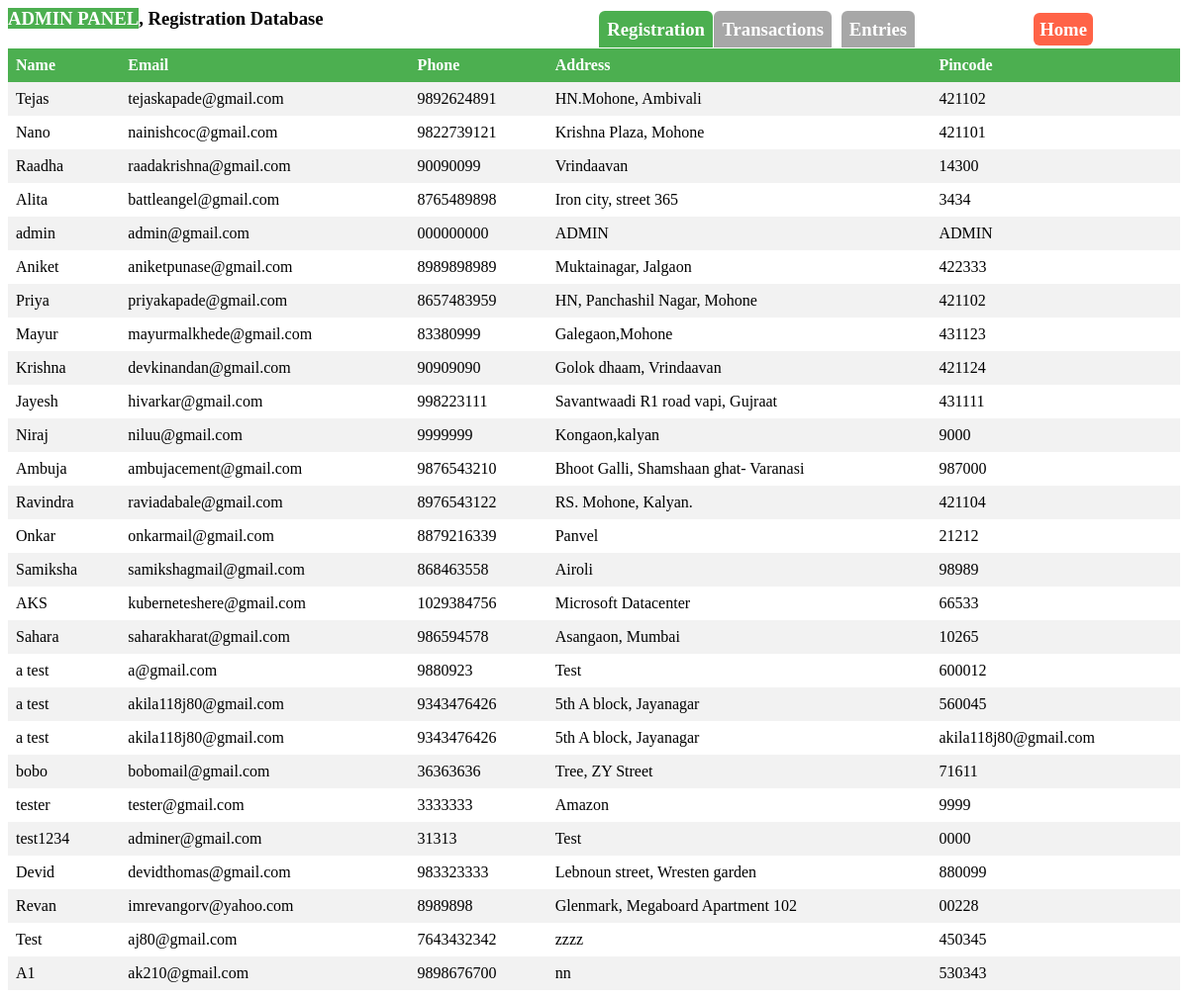
Screenshot of /website/admin.php with the database file from the repository.
### tables this page shows
CREATE TABLE `register` (
  `NAME` varchar(255) DEFAULT NULL,
  `EMAIL` varchar(255) DEFAULT NULL,
  `PHONE` varchar(255) DEFAULT NULL,
  `ADDRESS` varchar(255) DEFAULT NULL,
  `PINCODE` varchar(255) DEFAULT NULL,
  `PASSWORD` varchar(255) DEFAULT NULL
);

### website/admin.php (the view, shortened to what this page needs)
<?php
$dbHost = 'grocy-database-service:3306';
$dbUsername = 'root';
$dbPassword = '989878';
$dbName = 'GROCERY';
$conn = mysqli_connect($dbHost, $dbUsername, $dbPassword, $dbName);
$sql = "SELECT * FROM register";
$result = $conn->query($sql);
echo "<h3> <mark style='background:#4CAF50;color:#fff;'>ADMIN PANEL</mark>, Registration Database </h3>";
echo "<h3 style='right:40%;position:absolute;top:0;'><a href='admin.php' style='background:#4CAF50;color:#fff;border-radius:6px;border-bottom-left-radius:0;border-bottom-right-radius:0;padding:8px;text-decoration:none;'>Registration</a></h3>";
echo "<h3 style='right:30%;position:absolute;top:0;'><a href='transaction.php' style='background:#A7A7A7;color:#fff;border-radius:6px;border-bottom-left-radius:0;border-bottom-right-radius:0;padding:8px;text-decoration:none;'>Transactions</a></h3>";
echo "<h3 style='right:23%;position:absolute;top:0;'><a href='entries.php' style='background:#A7A7A7;color:#fff;border-radius:6px;border-bottom-left-radius:0;border-bottom-right-radius:0;padding:8px;text-decoration:none;'>Entries</a></h3>";
echo "<h3 style='right:8%;position:absolute;top:0;'><a href='index.html' style='background:tomato;color:#fff;border-radius:6px;padding:6px;text-decoration:none;'>Home</a></h3>";
if (mysqli_num_rows($result) > 0) {
    echo "<table>";
    echo "<tr><th>Name</th><th>Email</th><th>Phone</th><th>Address</th><th>Pincode</th>";
    echo "</tr>";
    while ($row = mysqli_fetch_assoc($result)) {
        echo "<tr>";
        echo "<td>" . $row["NAME"] . "</td>";
        echo "<td>" . $row["EMAIL"] . "</td>";
        echo "<td>" . $row["PHONE"] . "</td>";
        echo "<td>" . $row["ADDRESS"] . "</td>";
        echo "<td>" . $row["PINCODE"] . "</td>";
        echo "</tr>";
    }
    echo "</table>";
} else {
    echo "No data found.";
}
?>

### website/admin.php (style rules this page uses)
table { border-collapse: collapse; width: 100%; }
th, td { text-align: left; padding: 8px; }
th { background-color: #4CAF50; color: white; }
tr:nth-child(even) { background-color: #f2f2f2; }

### rows the page displays
register: NAME "Tejas", EMAIL "tejaskapade@gmail.com", PHONE "9892624891", ADDRESS "HN.Mohone, Ambivali", PINCODE "421102"
register: NAME "Nano", EMAIL "nainishcoc@gmail.com", PHONE "9822739121", ADDRESS "Krishna Plaza, Mohone", PINCODE "421101"
register: NAME "Raadha", EMAIL "raadakrishna@gmail.com", PHONE "90090099", ADDRESS "Vrindaavan", PINCODE "14300"
register: NAME "Alita", EMAIL "battleangel@gmail.com", PHONE "8765489898", ADDRESS "Iron city, street 365", PINCODE "3434"
register: NAME "admin", EMAIL "admin@gmail.com", PHONE "000000000", ADDRESS "ADMIN", PINCODE "ADMIN"
register: NAME "Aniket", EMAIL "aniketpunase@gmail.com", PHONE "8989898989", ADDRESS "Muktainagar, Jalgaon", PINCODE "422333"
register: NAME "Priya", EMAIL "priyakapade@gmail.com", PHONE "8657483959", ADDRESS "HN, Panchashil Nagar, Mohone", PINCODE "421102"
register: NAME "Mayur", EMAIL "mayurmalkhede@gmail.com", PHONE "83380999", ADDRESS "Galegaon,Mohone", PINCODE "431123"
register: NAME "Krishna", EMAIL "devkinandan@gmail.com", PHONE "90909090", ADDRESS "Golok dhaam, Vrindaavan", PINCODE "421124"
register: NAME "Jayesh", EMAIL "hivarkar@gmail.com", PHONE "998223111", ADDRESS "Savantwaadi R1 road vapi, Gujraat", PINCODE "431111"
register: NAME "Niraj", EMAIL "niluu@gmail.com", PHONE "9999999", ADDRESS "Kongaon,kalyan", PINCODE "9000"
register: NAME "Ambuja", EMAIL "ambujacement@gmail.com", PHONE "9876543210", ADDRESS "Bhoot Galli, Shamshaan ghat- Varanasi", PINCODE "987000"
register: NAME "Ravindra", EMAIL "raviadabale@gmail.com", PHONE "8976543122", ADDRESS "RS. Mohone, Kalyan.", PINCODE "421104"
register: NAME "Onkar", EMAIL "onkarmail@gmail.com", PHONE "8879216339", ADDRESS "Panvel", PINCODE "21212"
register: NAME "Samiksha", EMAIL "samikshagmail@gmail.com", PHONE "868463558", ADDRESS "Airoli", PINCODE "98989"
register: NAME "AKS", EMAIL "kuberneteshere@gmail.com", PHONE "1029384756", ADDRESS "Microsoft Datacenter", PINCODE "66533"
register: NAME "Sahara", EMAIL "saharakharat@gmail.com", PHONE "986594578", ADDRESS "Asangaon, Mumbai", PINCODE "10265"
register: NAME "a test", EMAIL "a@gmail.com", PHONE "9880923", ADDRESS "Test", PINCODE "600012"
register: NAME "a test", EMAIL "akila118j80@gmail.com", PHONE "9343476426", ADDRESS "5th A block, Jayanagar", PINCODE "560045"
register: NAME "a test", EMAIL "akila118j80@gmail.com", PHONE "9343476426", ADDRESS "5th A block, Jayanagar", PINCODE "akila118j80@gmail.com"
register: NAME "bobo", EMAIL "bobomail@gmail.com", PHONE "36363636", ADDRESS "Tree, ZY Street", PINCODE "71611"
register: NAME "tester", EMAIL "tester@gmail.com", PHONE "3333333", ADDRESS "Amazon", PINCODE "9999"
register: NAME "test1234", EMAIL "adminer@gmail.com", PHONE "31313", ADDRESS "Test", PINCODE "0000"
register: NAME "Devid", EMAIL "devidthomas@gmail.com", PHONE "983323333", ADDRESS "Lebnoun street, Wresten garden", PINCODE "880099"
register: NAME "Revan", EMAIL "imrevangorv@yahoo.com", PHONE "8989898", ADDRESS "Glenmark, Megaboard Apartment 102", PINCODE "00228"
register: NAME "Test", EMAIL "aj80@gmail.com", PHONE "7643432342", ADDRESS "zzzz", PINCODE "450345"
register: NAME "A1", EMAIL "ak210@gmail.com", PHONE "9898676700", ADDRESS "nn", PINCODE "530343"
